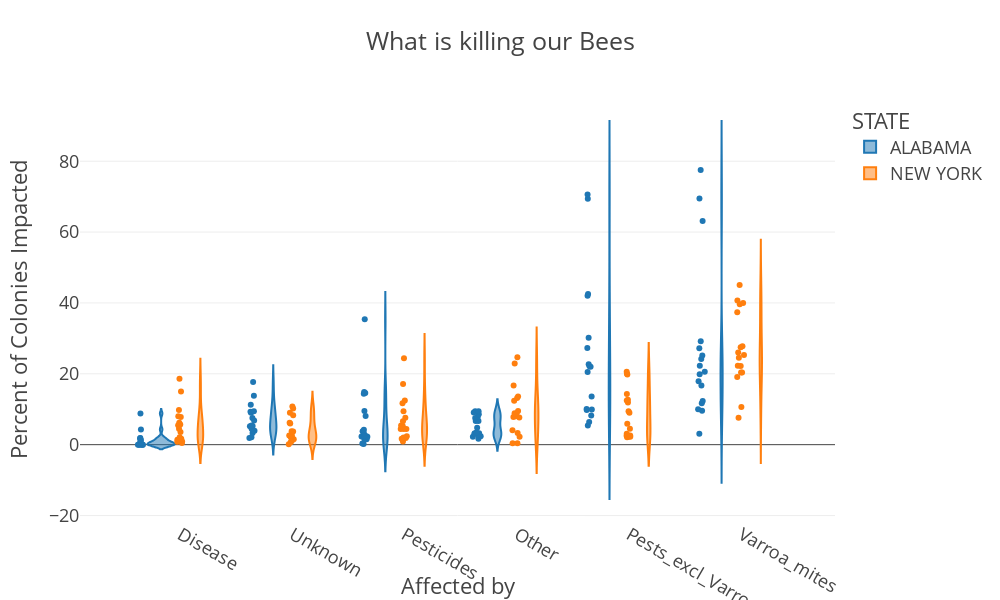

Notebook cell for this chart:
### Code cell
violinfig = px.violin(
    data_frame=df.query("State == ['{}','{}']".format('ALABAMA','NEW YORK')),
#     data_frame=df,
    x="Affected by",
    y="Percent of Colonies Impacted",
    category_orders={'Affected by':['Disease','Unknown','Pesticides','Other','Pests_excl_Varroa','Varroa_mites']},
    orientation="v",              # vertical 'v' or horizontal 'h'
    points='all',               # 'outliers','suspectedoutliers', 'all', or False
#     box=True,                   # draw box inside the violins
    color='State',              # differentiate markers by color
    violinmode="group",       # 'overlay' or 'group'
    # color_discrete_sequence=["limegreen","red"],
    # color_discrete_map={"ALABAMA": "blue" ,"NEW YORK":"magenta"}, # map your chosen colors

    hover_name='Year',          # values appear in bold in the hover tooltip
    hover_data=['State'],       # values appear as extra data in the hover tooltip
    # custom_data=['Program'],    # values are extra data to be used in Dash callbacks

#     facet_row='State',          # assign marks to subplots in the vertical direction
#     facet_col='State',         # assign marks to subplots in the horizontal direction
#     facet_col_wrap=5,           # maximum number of subplot columns. Do not set facet_row

    # log_x=True,                 # x-axis is log-scaled
    # log_y=True,                 # y-axis is log-scaled

    labels={"State":"STATE"},     # map the labels
    title='What is killing our Bees',
    width=1000,                   # figure width in pixels
    height=600,                   # igure height in pixels
    template='presentation',      # 'ggplot2', 'seaborn', 'simple_white', 'plotly',
                                  # 'plotly_white', 'plotly_dark', 'presentation',
                                  # 'xgridoff', 'ygridoff', 'gridon', 'none'

    # animation_frame='Year',     # assign marks to animation frames
    # animation_group='',         # use only when df has multiple rows with same object
    # range_x=[5,50],             # set range of x-axis
    # range_y=[-5,100],           # set range of y-axis
    # category_orders={'Year':[2015,2016,2017,2018,2019]},    # set a specific ordering of values per column
)

# violinfig.layout.updatemenus[0].buttons[0].args[1]['frame']['duration'] = 1000

# violinfig.update_layout(
#         yaxis = dict(
#         tickfont=dict(size=8)))

pio.show(violinfig)

### Figure 1 — Plotly figure (JSON) as saved in the notebook; plotly's stock layout.template omitted (floating-point values rounded to 4 significant figures)
{"data": [{"alignmentgroup": "True", "box": {"visible": false}, "customdata": [["ALABAMA"], ["ALABAMA"], ["ALABAMA"], ["ALABAMA"], ["ALABAMA"], ["ALABAMA"], ["ALABAMA"], ["ALABAMA"], ["ALABAMA"], ["ALABAMA"], ["ALABAMA"], ["ALABAMA"], ["ALABAMA"], ["ALABAMA"], ["ALABAMA"], ["ALABAMA"], ["ALABAMA"], ["ALABAMA"], ["ALABAMA"], ["ALABAMA"], ["ALABAMA"], ["ALABAMA"], ["ALABAMA"], ["ALABAMA"], ["ALABAMA"], ["ALABAMA"], ["ALABAMA"], ["ALABAMA"], ["ALABAMA"], ["ALABAMA"], ["ALABAMA"], ["ALABAMA"], ["ALABAMA"], ["ALABAMA"], ["ALABAMA"], ["ALABAMA"], ["ALABAMA"], ["ALABAMA"], ["ALABAMA"], ["ALABAMA"], ["ALABAMA"], ["ALABAMA"], ["ALABAMA"], ["ALABAMA"], ["ALABAMA"], ["ALABAMA"], ["ALABAMA"], ["ALABAMA"], ["ALABAMA"], ["ALABAMA"], ["ALABAMA"], ["ALABAMA"], ["ALABAMA"], ["ALABAMA"], ["ALABAMA"], ["ALABAMA"], ["ALABAMA"], ["ALABAMA"], ["ALABAMA"], ["ALABAMA"], ["ALABAMA"], ["ALABAMA"], ["ALABAMA"], ["ALABAMA"], ["ALABAMA"], ["ALABAMA"], ["ALABAMA"], ["ALABAMA"], ["ALABAMA"], ["ALABAMA"], ["ALABAMA"], ["ALABAMA"], ["ALABAMA"], ["ALABAMA"], ["ALABAMA"], ["ALABAMA"], ["ALABAMA"], ["ALABAMA"], ["ALABAMA"], ["ALABAMA"], ["ALABAMA"], ["ALABAMA"], ["ALABAMA"], ["ALABAMA"], ["ALABAMA"], ["ALABAMA"], ["ALABAMA"], ["ALABAMA"], ["ALABAMA"], ["ALABAMA"], ["ALABAMA"], ["ALABAMA"], ["ALABAMA"], ["ALABAMA"], ["ALABAMA"], ["ALABAMA"], ["ALABAMA"], ["ALABAMA"], ["ALABAMA"], ["ALABAMA"], ["ALABAMA"], ["ALABAMA"]], "hovertemplate": "<b>%{hovertext}</b><br><br>STATE=%{customdata[0]}<br>Affected by=%{x}<br>Percent of Colonies Impacted=%{y}<extra></extra>", "hovertext": [2019, 2019, 2019, 2019, 2019, 2019, 2018, 2018, 2018, 2018, 2018, 2018, 2018, 2018, 2018, 2018, 2018, 2018, 2018, 2018, 2018, 2018, 2018, 2018, 2018, 2018, 2018, 2018, 2018, 2018, 2017, 2017, 2017, 2017, 2017, 2017, 2017, 2017, 2017, 2017, 2017, 2017, 2017, 2017, 2017, 2017, 2017, 2017, 2017, 2017, 2017, 2017, 2017, 2017, 2016, 2016, 2016, 2016, 2016, 2016, 2016, 2016, 2016, 2016, 2016, 2016, 2016, 2016, 2016, 2016, 2016, 2016, 2016, 2016, 2016, 2016, 2016, 2016, 2015, 2015, 2015, 2015, 2015, 2015, 2015, 2015, 2015, 2015, 2015, 2015, 2015, 2015, 2015, 2015, 2015, 2015, 2015, 2015, 2015, 2015, 2015, 2015], "legendgroup": "ALABAMA", "marker": {"color": "#1F77B4"}, "name": "ALABAMA", "offsetgroup": "ALABAMA", "orientation": "v", "points": "all", "scalegroup": "True", "showlegend": true, "type": "violin", "x": ["Disease", "Other", "Pesticides", "Pests_excl_Varroa", "Unknown", "Varroa_mites", "Disease", "Other", "Pesticides", "Pests_excl_Varroa", "Unknown", "Varroa_mites", "Disease", "Other", "Pesticides", "Pests_excl_Varroa", "Unknown", "Varroa_mites", "Disease", "Other", "Pesticides", "Pests_excl_Varroa", "Unknown", "Varroa_mites", "Disease", "Other", "Pesticides", "Pests_excl_Varroa", "Unknown", "Varroa_mites", "Disease", "Other", "Pesticides", "Pests_excl_Varroa", "Unknown", "Varroa_mites", "Disease", "Other", "Pesticides", "Pests_excl_Varroa", "Unknown", "Varroa_mites", "Disease", "Other", "Pesticides", "Pests_excl_Varroa", "Unknown", "Varroa_mites", "Disease", "Other", "Pesticides", "Pests_excl_Varroa", "Unknown", "Varroa_mites", "Disease", "Other", "Pesticides", "Pests_excl_Varroa", "Unknown", "Varroa_mites", "Disease", "Other", "Pesticides", "Pests_excl_Varroa", "Unknown", "Varroa_mites", "Disease", "Other", "Pesticides", "Pests_excl_Varroa", "Unknown", "Varroa_mites", "Disease", "Other", "Pesticides", "Pests_excl_Varroa", "Unknown", "Varroa_mites", "Disease", "Other", "Pesticides", "Pests_excl_Varroa", "Unknown", "Varroa_mites", "Disease", "Other", "Pesticides", "Pests_excl_Varroa", "Unknown", "Varroa_mites", "Disease", "Other", "Pesticides", "Pests_excl_Varroa", "Unknown", "Varroa_mites", "Disease", "Other", "Pesticides", "Pests_excl_Varroa", "Unknown", "Varroa_mites"], "x0": " ", "xaxis": "x", "y": [1.8, 3.1, 0.3, 22.7, 9, 27.2, 1.9, 8.6, 14.9, 30.2, 4.5, 29.2, 1.3, 9.4, 14.4, 27.3, 2.1, 25.2, 0.7, 7.8, 14.6, 69.4, 6.8, 77.5, 1.3, 3.4, 1.5, 20.5, 7.5, 20.6, 0.2, 6.7, 3.2, 9.8, 9.3, 19.9, 0, 9.4, 4.2, 13.6, 5.3, 17.9, 0, 7.5, 35.4, 22.1, 3.9, 69.5, 8.8, 1.7, 9.5, 10.1, 5.2, 22.3, 4.3, 2.4, 8.1, 22, 11.3, 24.2, 0.3, 4.8, 1.7, 8.2, 5.4, 9.6, 0, 3.2, 3.8, 42, 13.8, 11.7, 0.2, 6.7, 2.4, 9.9, 3.3, 12.3, 0, 9.1, 2.2, 5.4, 9.4, 10, 0, 3.2, 2.3, 42.5, 4.1, 16.7, 0, 2.2, 2.6, 70.6, 17.7, 63.1, 0.2, 2.8, 0.2, 6.4, 1.9, 3.1], "y0": " ", "yaxis": "y"}, {"alignmentgroup": "True", "box": {"visible": false}, "customdata": [["NEW YORK"], ["NEW YORK"], ["NEW YORK"], ["NEW YORK"], ["NEW YORK"], ["NEW YORK"], ["NEW YORK"], ["NEW YORK"], ["NEW YORK"], ["NEW YORK"], ["NEW YORK"], ["NEW YORK"], ["NEW YORK"], ["NEW YORK"], ["NEW YORK"], ["NEW YORK"], ["NEW YORK"], ["NEW YORK"], ["NEW YORK"], ["NEW YORK"], ["NEW YORK"], ["NEW YORK"], ["NEW YORK"], ["NEW YORK"], ["NEW YORK"], ["NEW YORK"], ["NEW YORK"], ["NEW YORK"], ["NEW YORK"], ["NEW YORK"], ["NEW YORK"], ["NEW YORK"], ["NEW YORK"], ["NEW YORK"], ["NEW YORK"], ["NEW YORK"], ["NEW YORK"], ["NEW YORK"], ["NEW YORK"], ["NEW YORK"], ["NEW YORK"], ["NEW YORK"], ["NEW YORK"], ["NEW YORK"], ["NEW YORK"], ["NEW YORK"], ["NEW YORK"], ["NEW YORK"], ["NEW YORK"], ["NEW YORK"], ["NEW YORK"], ["NEW YORK"], ["NEW YORK"], ["NEW YORK"], ["NEW YORK"], ["NEW YORK"], ["NEW YORK"], ["NEW YORK"], ["NEW YORK"], ["NEW YORK"], ["NEW YORK"], ["NEW YORK"], ["NEW YORK"], ["NEW YORK"], ["NEW YORK"], ["NEW YORK"], ["NEW YORK"], ["NEW YORK"], ["NEW YORK"], ["NEW YORK"], ["NEW YORK"], ["NEW YORK"], ["NEW YORK"], ["NEW YORK"], ["NEW YORK"], ["NEW YORK"], ["NEW YORK"], ["NEW YORK"], ["NEW YORK"], ["NEW YORK"], ["NEW YORK"], ["NEW YORK"], ["NEW YORK"], ["NEW YORK"], ["NEW YORK"], ["NEW YORK"], ["NEW YORK"], ["NEW YORK"], ["NEW YORK"], ["NEW YORK"], ["NEW YORK"], ["NEW YORK"], ["NEW YORK"], ["NEW YORK"], ["NEW YORK"], ["NEW YORK"], ["NEW YORK"], ["NEW YORK"], ["NEW YORK"], ["NEW YORK"], ["NEW YORK"], ["NEW YORK"]], "hovertemplate": "<b>%{hovertext}</b><br><br>STATE=%{customdata[0]}<br>Affected by=%{x}<br>Percent of Colonies Impacted=%{y}<extra></extra>", "hovertext": [2019, 2019, 2019, 2019, 2019, 2019, 2018, 2018, 2018, 2018, 2018, 2018, 2018, 2018, 2018, 2018, 2018, 2018, 2018, 2018, 2018, 2018, 2018, 2018, 2018, 2018, 2018, 2018, 2018, 2018, 2017, 2017, 2017, 2017, 2017, 2017, 2017, 2017, 2017, 2017, 2017, 2017, 2017, 2017, 2017, 2017, 2017, 2017, 2017, 2017, 2017, 2017, 2017, 2017, 2016, 2016, 2016, 2016, 2016, 2016, 2016, 2016, 2016, 2016, 2016, 2016, 2016, 2016, 2016, 2016, 2016, 2016, 2016, 2016, 2016, 2016, 2016, 2016, 2015, 2015, 2015, 2015, 2015, 2015, 2015, 2015, 2015, 2015, 2015, 2015, 2015, 2015, 2015, 2015, 2015, 2015, 2015, 2015, 2015, 2015, 2015, 2015], "legendgroup": "NEW YORK", "marker": {"color": "#FF7F0E"}, "name": "NEW YORK", "offsetgroup": "NEW YORK", "orientation": "v", "points": "all", "scalegroup": "True", "showlegend": true, "type": "violin", "x": ["Disease", "Other", "Pesticides", "Pests_excl_Varroa", "Unknown", "Varroa_mites", "Disease", "Other", "Pesticides", "Pests_excl_Varroa", "Unknown", "Varroa_mites", "Disease", "Other", "Pesticides", "Pests_excl_Varroa", "Unknown", "Varroa_mites", "Disease", "Other", "Pesticides", "Pests_excl_Varroa", "Unknown", "Varroa_mites", "Disease", "Other", "Pesticides", "Pests_excl_Varroa", "Unknown", "Varroa_mites", "Disease", "Other", "Pesticides", "Pests_excl_Varroa", "Unknown", "Varroa_mites", "Disease", "Other", "Pesticides", "Pests_excl_Varroa", "Unknown", "Varroa_mites", "Disease", "Other", "Pesticides", "Pests_excl_Varroa", "Unknown", "Varroa_mites", "Disease", "Other", "Pesticides", "Pests_excl_Varroa", "Unknown", "Varroa_mites", "Disease", "Other", "Pesticides", "Pests_excl_Varroa", "Unknown", "Varroa_mites", "Disease", "Other", "Pesticides", "Pests_excl_Varroa", "Unknown", "Varroa_mites", "Disease", "Other", "Pesticides", "Pests_excl_Varroa", "Unknown", "Varroa_mites", "Disease", "Other", "Pesticides", "Pests_excl_Varroa", "Unknown", "Varroa_mites", "Disease", "Other", "Pesticides", "Pests_excl_Varroa", "Unknown", "Varroa_mites", "Disease", "Other", "Pesticides", "Pests_excl_Varroa", "Unknown", "Varroa_mites", "Disease", "Other", "Pesticides", "Pests_excl_Varroa", "Unknown", "Varroa_mites", "Disease", "Other", "Pesticides", "Pests_excl_Varroa", "Unknown", "Varroa_mites"], "x0": " ", "xaxis": "x", "y": [1.7, 7.7, 1.7, 2.5, 9, 10.6, 1.4, 8, 1.9, 11.9, 6, 25.3, 15, 16.7, 6.6, 20, 3.7, 39.6, 18.6, 22.9, 24.4, 20.6, 10.2, 40.7, 7.8, 7.8, 2.4, 4.5, 0.7, 26, 9.8, 13.2, 4.4, 9.4, 10.8, 20.4, 2.1, 8.9, 2, 2.1, 0.1, 22.2, 6.2, 13.6, 9.4, 19.8, 1.8, 45.1, 8, 0.4, 5.4, 12.7, 2.6, 22.3, 1.5, 9.5, 7.6, 5.9, 2.6, 27.5, 0.9, 4.1, 11.7, 3.1, 3.8, 20.4, 5.5, 24.7, 5.2, 9, 2.6, 37.4, 3.6, 2.2, 12.5, 2.2, 2.1, 27.8, 0.5, 12.4, 4.4, 2.6, 8.3, 7.6, 4.5, 3.3, 4.4, 12.5, 1.1, 19.1, 5.7, 8.8, 17.1, 14.3, 1.5, 40, 0.8, 0.4, 0.9, 2.2, 6.2, 24.5], "y0": " ", "yaxis": "y"}], "layout": {"height": 600, "legend": {"title": {"text": "STATE"}, "tracegroupgap": 0}, "title": {"text": "What is killing our Bees"}, "violinmode": "group", "width": 1000, "xaxis": {"anchor": "y", "categoryarray": ["Disease", "Unknown", "Pesticides", "Other", "Pests_excl_Varroa", "Varroa_mites"], "categoryorder": "array", "domain": [0, 1], "title": {"text": "Affected by"}}, "yaxis": {"anchor": "x", "domain": [0, 1], "title": {"text": "Percent of Colonies Impacted"}}}}
